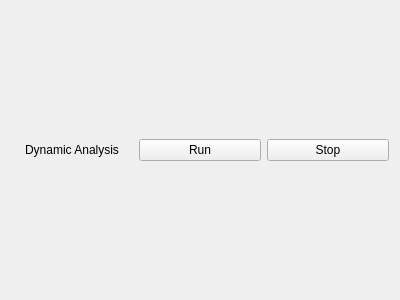
<?xml version="1.0" encoding="UTF-8"?>
<ui version="4.0">
 <class>Frame</class>
 <widget class="QFrame" name="Frame">
  <property name="geometry">
   <rect>
    <x>0</x>
    <y>0</y>
    <width>400</width>
    <height>300</height>
   </rect>
  </property>
  <property name="windowTitle">
   <string>Frame</string>
  </property>
  <layout class="QHBoxLayout" name="horizontalLayout">
   <item>
    <widget class="QLabel" name="dynamic_anal_label">
     <property name="text">
      <string>Dynamic Analysis</string>
     </property>
     <property name="alignment">
      <set>Qt::AlignCenter</set>
     </property>
    </widget>
   </item>
   <item>
    <widget class="QPushButton" name="dynamic_run_button">
     <property name="text">
      <string>Run</string>
     </property>
    </widget>
   </item>
   <item>
    <widget class="QPushButton" name="dynamic_stop_button">
     <property name="enabled">
      <bool>true</bool>
     </property>
     <property name="text">
      <string>Stop</string>
     </property>
     <property name="checkable">
      <bool>false</bool>
     </property>
     <property name="default">
      <bool>false</bool>
     </property>
     <property name="flat">
      <bool>false</bool>
     </property>
    </widget>
   </item>
  </layout>
 </widget>
 <resources/>
 <connections/>
</ui>
